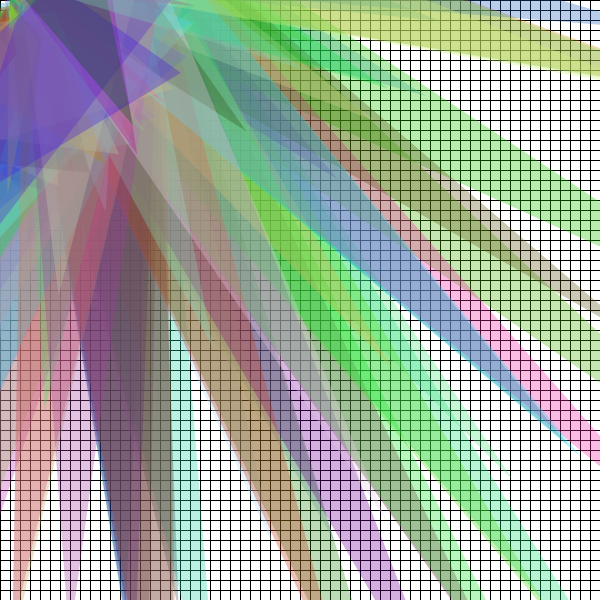
Frame 1 (no input)
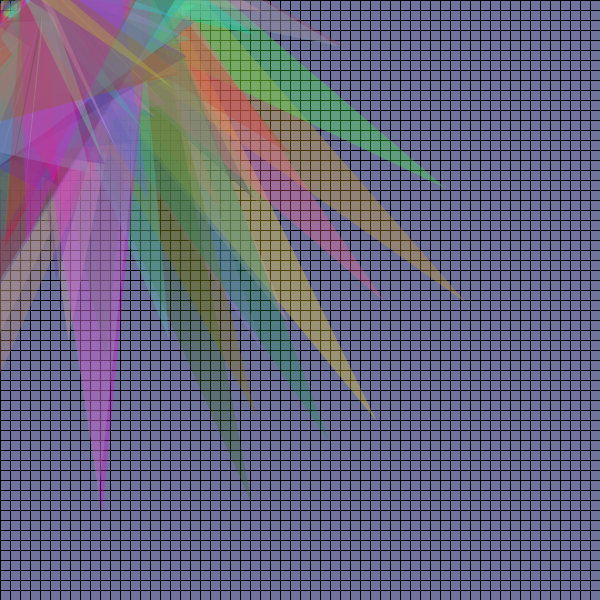
Frame 60 (the mouse pressed at the canvas centre just before this capture)
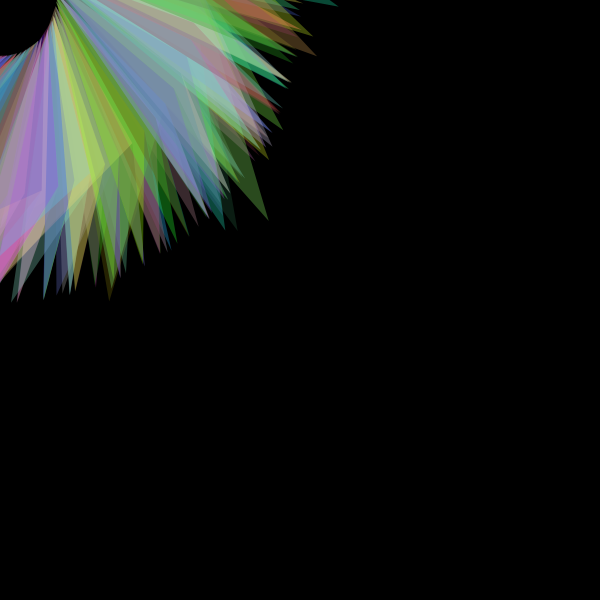
Frame 120 (the mouse held since frame 60 and released just before this capture)

The Processing sketch that drew these frames (run headless with seeded random() and noise(); from frame 60 on, the mouse is pressed at the canvas centre):

// Processing sketch: processing_82431
// ── processing_82431.pde

int var = 400;
float [] x = new float [var];
float y;
float Y;
float angle;
float j;
float degree;
float mmc;
float speedX;  //speed of rotation
float speedY;
float colorP; //color control
float ranCol;
float inc;

void setup(){
  size(600,600);
  smooth();

  for (int i = 0; i < x.length; i++){
    x[i] = random (-1000, 500);
    y = 290;
    Y = 25;
    angle = 180;
    j = 4;
    degree = 100;
    mmc = 1;
    colorP = 0;   
    
  }
  ranCol = color(random(255), random(255), random(255));
}

void draw(){
  background(noise(inc)*255);
  inc*=8;
  stroke(0);
  for(int x = 0; x < width; x+=10){
    for(int y = 0; y < height; y+=10){
      rect(x,y,10,10);
      
    }
 }

  y += Y*sin(radians(angle));
  for (int i = 0; i < x.length; i++){              
    x[i] += 10*cos(sin(y)); 
    if(x[i] > 50){
      x[i] = 10;
   }
  
    
    rotate(degree);
    fill(random(255), random(255), random(255),80);
    stroke(0,0,0,0);
    triangle(x[i] ,mouseY ,50,25,75,180);
    if(mousePressed){
      fill(0);
      //fill(noise(inc)*255);
     // inc+=.05;
    }
    
    }
   
    var +=10;
    if(degree > 200)
   degree = 100;
    if(angle > 250)
    angle = 180;
    
  }
